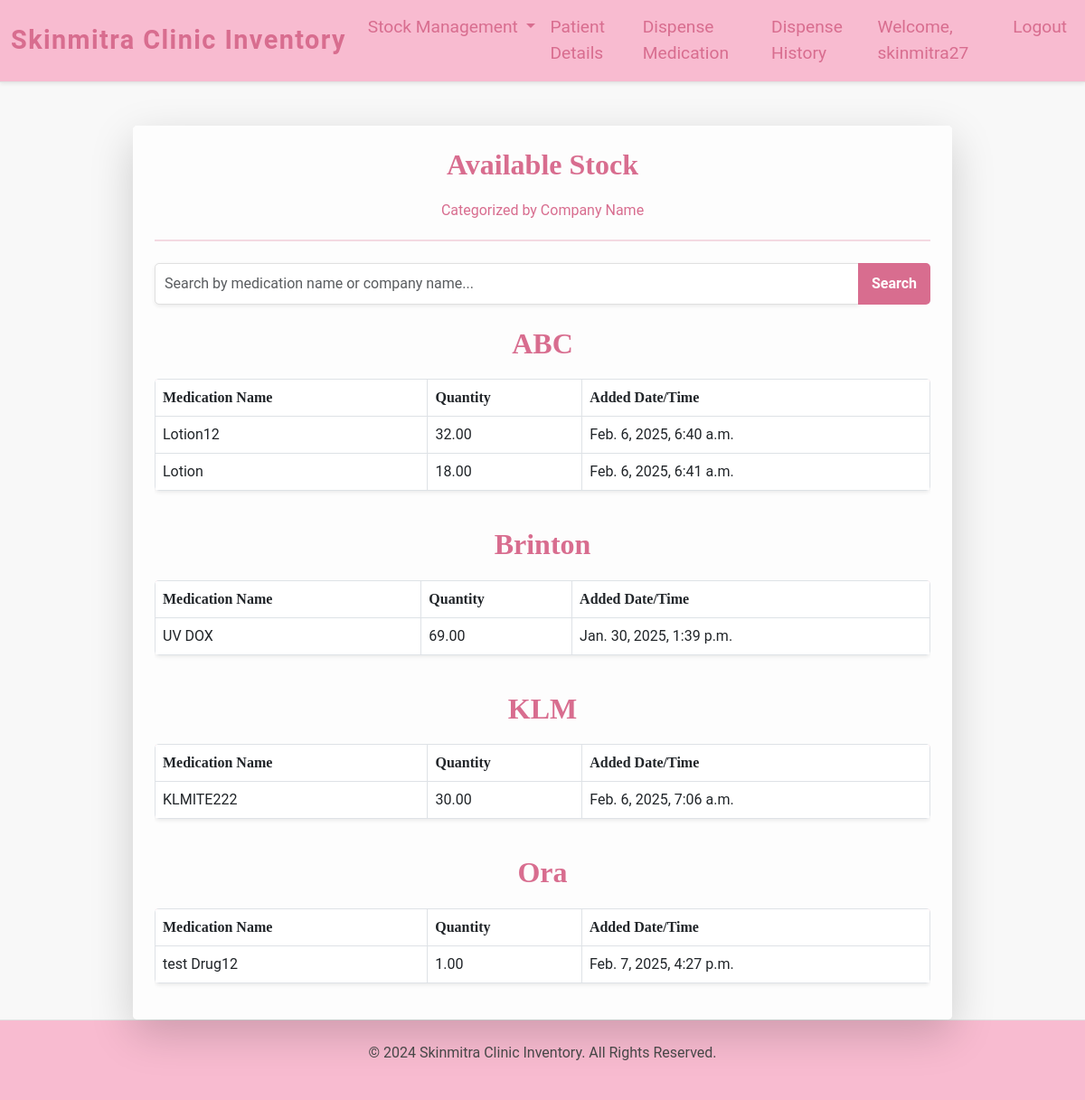
The page /available_stock/ (signed in) on the database as committed earlier.
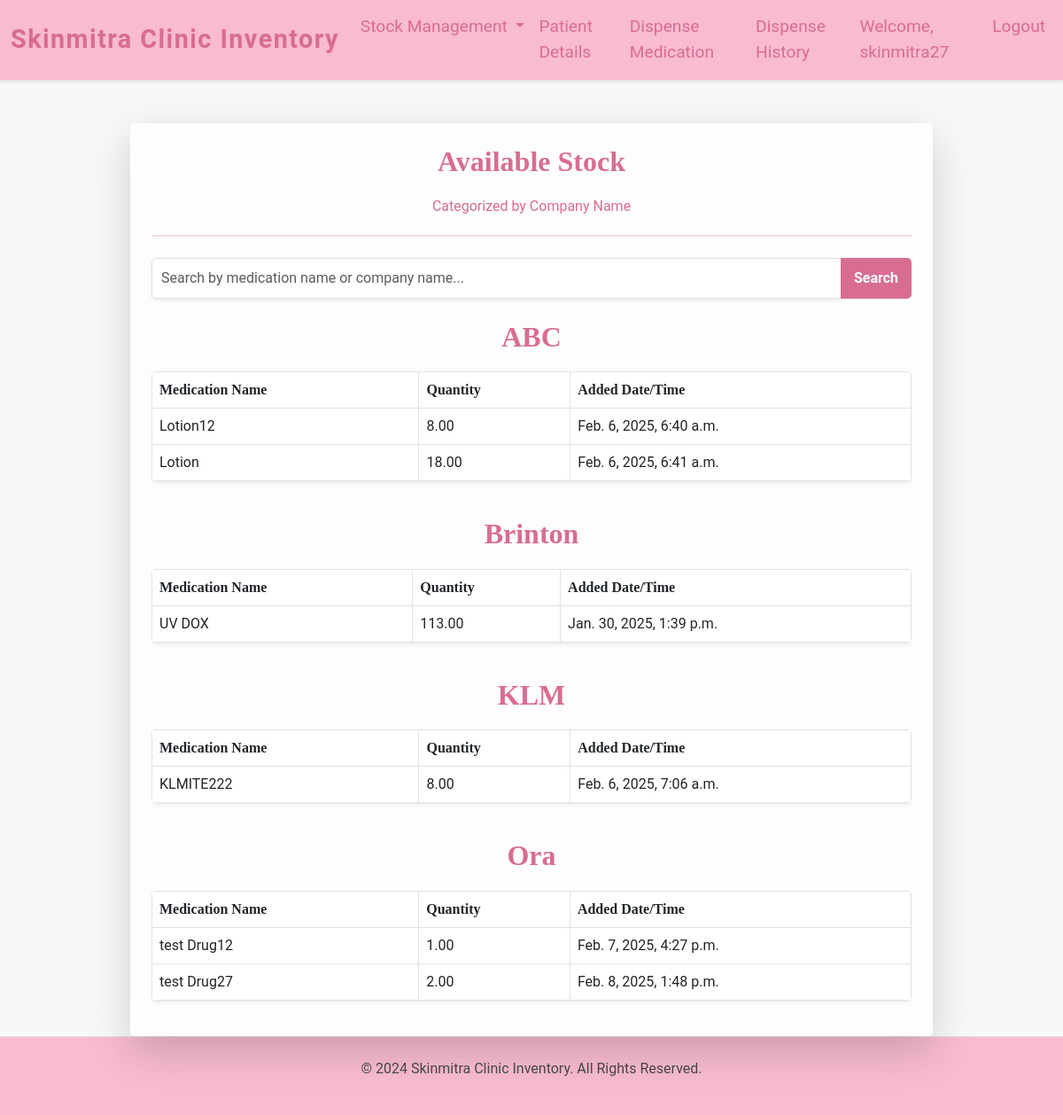
The same page on the database as committed later.
### inventory/models.py (models this page shows, shortened)
class Medication(models.Model):
    name = models.CharField(max_length=100)
    quantity = models.DecimalField(max_digits=10, decimal_places=2)
    date_added = models.DateTimeField(auto_now_add=True)
    company_name = models.CharField(max_length=255, default="Unknown")
    mr_number = models.CharField(max_length=255, default="Unknown")

### inventory/views.py (the view)
# urls.py: path('available_stock/', views.available_stock, name='available_stock'),
@login_required
def available_stock(request):
    query = request.GET.get("search", "")  # Get the search query
    if query:
        medications = Medication.objects.filter(
            Q(name__icontains=query) | Q(company_name__icontains=query),
            quantity__gt=0
        )
    else:
        medications = Medication.objects.filter(quantity__gt=0)
    grouped_medications = {}
    for company_name, meds in groupby(medications.order_by("company_name"), key=lambda x: x.company_name):
        grouped_medications[company_name] = list(meds)
    return render(
        request,
        "available_stock.html",
        {"grouped_medications": grouped_medications, "search_query": query},
    )

### inventory/templates/available_stock.html (shortened to what this page needs)
{% extends "base.html" %}
{% block content %}
<div class="container mt-5">
    <div class="row justify-content-center">
        <div class="col-md-10">
            <div class="card shadow-lg border-0">
                <div class="card-body p-4">
                    <div class="text-center mb-4">
                        <h1 class="available-stock-heading">Available Stock</h1>
                        <p class="lead-text">Categorized by Company Name</p>
                        <hr class="hr-style">
                    </div>
                    <form method="GET" action="{% url 'available_stock' %}" class="mb-4">
                        <div class="input-group">
                            <input
                                type="text"
                                name="search"
                                class="form-control shadow-sm"
                                placeholder="Search by medication name or company name..."
                                value="{{ search_query }}"
                                aria-label="Search">
                            <button class="btn btn-custom" type="submit">Search</button>
                        </div>
                    </form>
                    {% if grouped_medications %}
                        {% for company, medications in grouped_medications.items %}
                        <h3 class="mt-4 available-stock-heading">{{ company }}</h3>
                        <div class="table-responsive">
                            <table class="table table-bordered table-hover shadow-sm">
                                <thead class="table-heading">
                                    <tr>
                                        <th>Medication Name</th>
                                        <th>Quantity</th>
                                        <th>Added Date/Time</th>
                                    </tr>
                                </thead>
                                <tbody>
                                    {% for medication in medications %}
                                    <tr>
                                        <td>{{ medication.name }}</td>
                                        <td>{{ medication.quantity }}</td>
                                        <td>{{ medication.date_added }}</td>
                                    </tr>
                                    {% endfor %}
                                </tbody>
                            </table>
                        </div>
                        {% endfor %}
                    {% else %}
                    <div class="text-center mt-4">
                        <p class="text-muted">No medications match your search criteria.</p>
                    </div>
                    {% endif %}
                </div>
            </div>
        </div>
    </div>
</div>
{% endblock %}

Rows that differ between the two databases and show on the page:
changed Medication "ABC": quantity "32.00" → "8.00"
changed Medication "Brinton": quantity "69.00" → "113.00"
changed Medication "KLM": quantity "30.00" → "8.00"
added Medication: name "test Drug27", quantity "2.00", date_added "Feb. 8, 2025, 1:48 p.m.", shown under "Ora"
